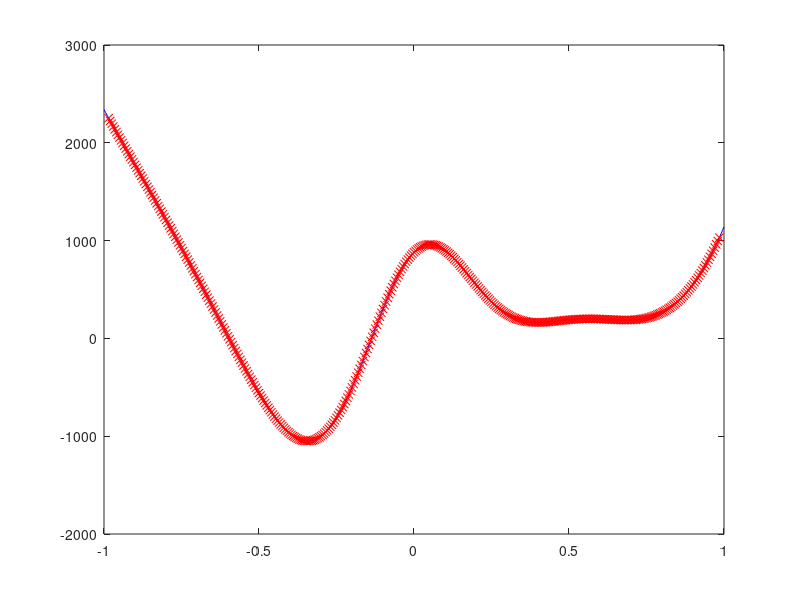
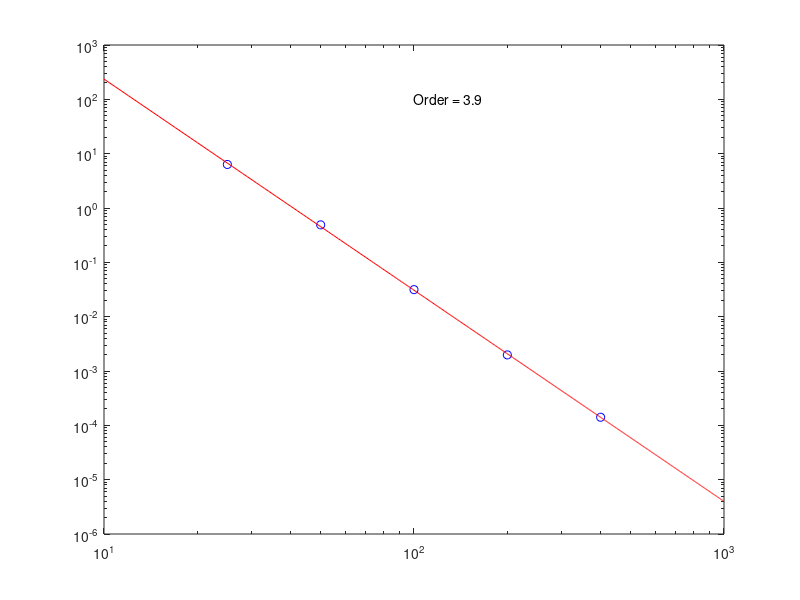

Recreate these plots in MATLAB, in order.
%%%%%%%%%%%%%%%%%%%%%%%%%%%%%%%%%%%%%%%%%%%%%%%%%%%%%%%%%%%%%%%%%%%%%%%%%%%%%
%
% test_4th_derivative_stencil_4th_order.m checks that the fourth-order 
% accurate stencil for the fourth derivative operator is correct and
% yields the expected order of accuracy.
%
%%%%%%%%%%%%%%%%%%%%%%%%%%%%%%%%%%%%%%%%%%%%%%%%%%%%%%%%%%%%%%%%%%%%%%%%%%%%%

%%%%%%%%%%%%%%%%%%%%%%%%%%%%%%%%%%%%%%%%%%%%%%%%%%%%%%%%%%%%%%
% MATLAB parameters
%%%%%%%%%%%%%%%%%%%%%%%%%%%%%%%%%%%%%%%%%%%%%%%%%%%%%%%%%%%%%%
clear;
format long;
format compact;


%%%%%%%%%%%%%%%%%%%%%%%%%%%%%%%%%%%%%%%%%%%%%%%%%%%%%%%%%%%%%%
% numerical parameters
%%%%%%%%%%%%%%%%%%%%%%%%%%%%%%%%%%%%%%%%%%%%%%%%%%%%%%%%%%%%%%
N = [25 50 100 200 400];
stencil = [-1/6, 2, -13/2, 28/3, -13/2, 2, -1/6];


%%%%%%%%%%%%%%%%%%%%%%%%%%%%%%%%%%%%%%%%%%%%%%%%%%%%%%%%%%%%%%
% compute error for different dx
%%%%%%%%%%%%%%%%%%%%%%%%%%%%%%%%%%%%%%%%%%%%%%%%%%%%%%%%%%%%%%
err_d4f = zeros(size(N));
for i = 1:length(N)

  %%%%%%%%%%%%%%%%%%%%%%%%%%%%%%%%%%%%%%%%%%%%%%%%%%%%%%%%%%%%%%
  % compute grid and stencil
  %%%%%%%%%%%%%%%%%%%%%%%%%%%%%%%%%%%%%%%%%%%%%%%%%%%%%%%%%%%%%%
  dx = 2/N(i);
  x = -1:dx:1;

  %%%%%%%%%%%%%%%%%%%%%%%%%%%%%%%%%%%%%%%%%%%%%%%%%%%%%%%%%%%%%%
  % compare results of applying stencil to known function 
  % with analytical formulae
  %%%%%%%%%%%%%%%%%%%%%%%%%%%%%%%%%%%%%%%%%%%%%%%%%%%%%%%%%%%%%%
  f = exp(cos(3*x))+sin(5*x)+x.^8;
  d4f_exact = 81*cos(3*x).*exp(cos(3*x)) ...
            - 324*sin(3*x).^2.*exp(cos(3*x)) ...
            + 243*cos(3*x).^2.*exp(cos(3*x)) ...
            - 486*cos(3*x).*sin(3*x).^2.*exp(cos(3*x)) ...
            + 81*sin(3*x).^4.*exp(cos(3*x)) ...
            + 625*sin(5*x) + 1680*x.^4;
  d4f_approx = zeros(size(x));
  for j = 4:length(x)-3
    d4f_approx(j) = sum(f(j-3:j+3).*stencil)/dx^4;
  end
  err_d4f(i) = norm(d4f_approx(4:end-3)-d4f_exact(4:end-3),'inf');

  % plot results
  figure(1); clf;
  plot(x,d4f_exact,'b');
  hold on;
  plot(x(4:end-3),d4f_approx(4:end-3),'rx');

end

% compute order of discretization
P = polyfit(log(N),log(err_d4f),1);
order = -P(1)

% plot error vs N
figure(2); clf;
loglog(N,err_d4f,'bo');
hold on;
N_plot = 10:1:1000;
plot(N_plot,exp(log(N_plot)*P(1)+P(2)),'r');
order_str = sprintf('Order = %1.1f', order);
text(100,100,order_str);
